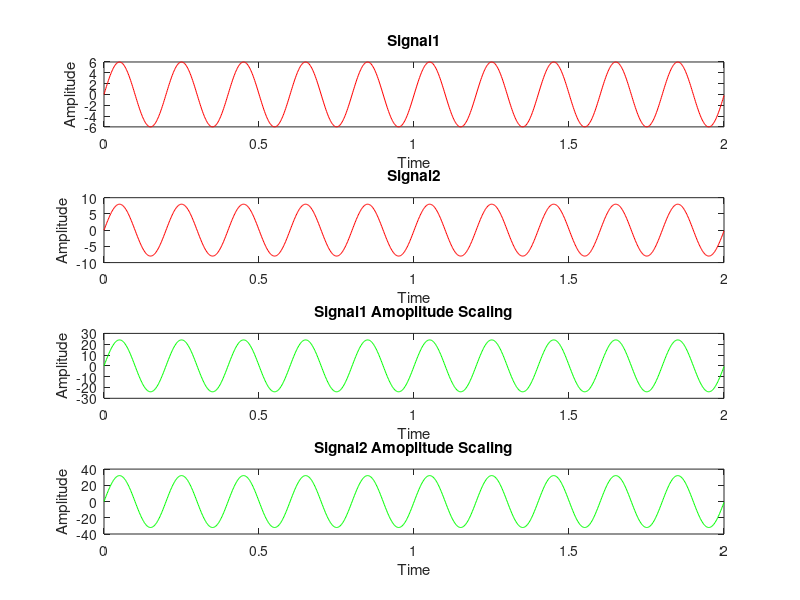

Source code (MATLAB):
clc;
clear all;
clf;

t=0:.002:2;
pi=3.14;

X1=6*sin(2*pi*5*t);
X2=8*sin(2*pi*5*t);

subplot(4,1,1);
plot(t,X1,'r');
title('Signal1');
xlabel('Time');
ylabel('Amplitude');

subplot(4,1,2);
plot(t,X2,'r');
title('Signal2');
xlabel('Time');
ylabel('Amplitude');

X3=4.*X1;
subplot(4,1,3);
plot(t,X3,'g');
title('Signal1 Amoplitude Scaling');
xlabel('Time');
ylabel('Amplitude');

X4=4.*X2;
subplot(4,1,4);
plot(t,X4,'g');
title('Signal2 Amoplitude Scaling');
xlabel('Time');
ylabel('Amplitude');
